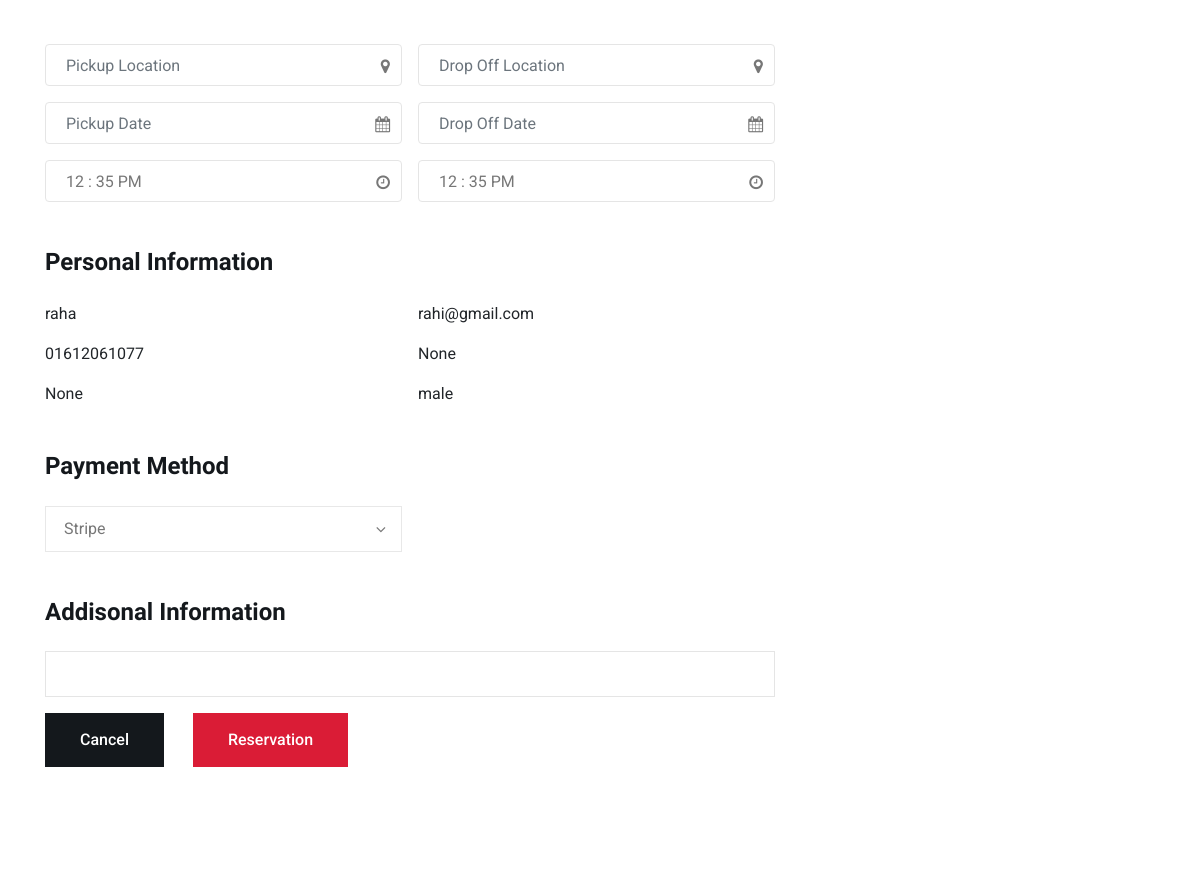
The page /reservation/add/1/ (signed in, middle part) on the database as committed earlier.
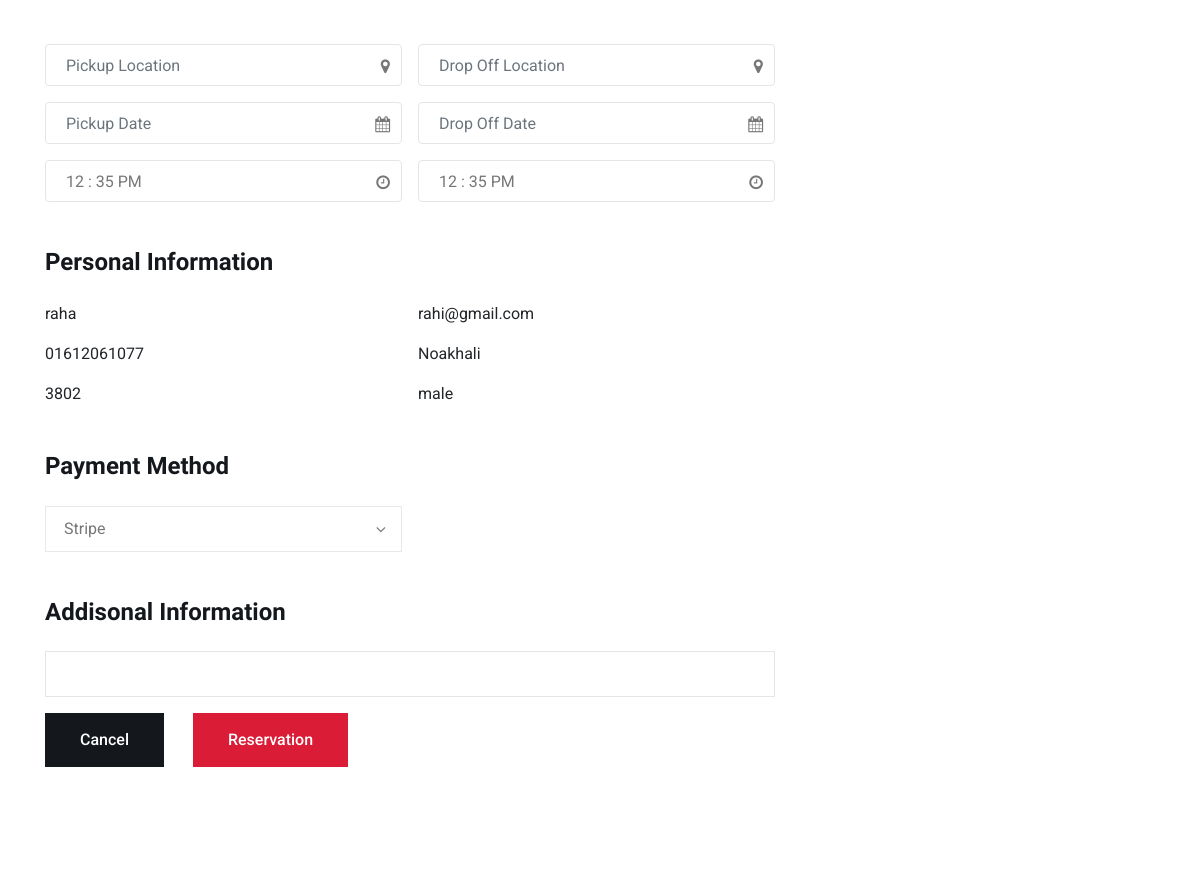
The same page on the database as committed later.
### accounts/models.py (models this page shows, shortened)
class User(AbstractBaseUser, PermissionsMixin):
    email = models.EmailField(max_length=254, unique=True, null=False)
    username = models.CharField(max_length=100, unique=True, null=False)
    phone = models.CharField(max_length=15, null=False)
    is_staff = models.BooleanField(
        ugettext_lazy('Staff Status'),
        default=False,
        help_text=ugettext_lazy('Designates whether the user can log in this site')
    )
    is_active = models.BooleanField(
        ugettext_lazy('Active'),
        default=True,
        help_text=ugettext_lazy(
            'Designate whether this user should be treated as 		active. unselect this instead of deleting accounts')
    )
    USERNAME_FIELD = 'email'
    REQUIRED_FIELDS = ['username', 'phone']
    objects = MyUserManager()

class UserProfile(models.Model):
    GENDER_CHOICES = (
        ('male', 'Male'),
        ('female', 'Female'),
    )
    user = models.OneToOneField(User, related_name='profile', on_delete=models.CASCADE)
    first_name = models.CharField(max_length=100, blank=True, null=True)
    last_name = models.CharField(max_length=100, blank=True, null=True)
    profile_image = models.ImageField(upload_to='profile/', blank=True, null=True)
    gender = models.CharField(max_length=10, choices=GENDER_CHOICES, default='male', null=True)
    address = models.TextField(blank=True, null=True)
    zipcode = models.CharField(max_length=10, blank=True, null=True)
    city = models.CharField(max_length=50, blank=True, null=True)
    country = models.CharField(max_length=50, blank=True, null=True)
    joined_at = models.DateField(auto_now_add=True)
    upated_at = models.DateField(auto_now=True)
    class Meta:
        verbose_name = "UserProfile"
        verbose_name_plural = "UserProfiles"

### booking/views.py (the view, shortened to what this page needs)
# urls.py: path('add/<int:pk>/', login_required(views.BookingView.as_view()), name='add_reservation'),
class BookingView(LoginRequiredMixin, CreateView):
    def get(self, request, *args, **kwargs):
        context = {
            'car': Car.objects.get(pk=self.kwargs['pk']),
            'benifits': ExtraBenifit.objects.all()
        }
        return render(request, "booking/reservation.html", context)

### booking/models.py (called while the page is built)
    def __str__(self):
        return self.name

### templates/booking/reservation.html (shortened to what the changed rows need)
{% extends 'base.html' %} {% load static %} {% block main %}
<section class="reservation-section pt-120 pb-120">
  <div class="container">
    <div class="row">
      <div class="col-lg-8">
        <div class="reservation-details-area">
          <div class="content">
            <form
              class="reservation-form"
              action="{% url 'booking:add_reservation' pk=car.pk %}"
              method="POST"
            >
              <div class="content-block">
                <div class="row">
                  <div class="col-lg-6 form-group">
                    {{ request.user.username }}
                  </div>
                  <div class="col-lg-6 form-group">
                    {{ request.user.email }}
                  </div>
                  <div class="col-lg-6 form-group">
                    {{ request.user.phone }}
                  </div>
                  <div class="col-lg-6 form-group">
                    {{ request.user.profile.city }}
                  </div>
                  <div class="col-lg-6 form-group">
                    {{ request.user.profile.zipcode }}
                  </div>
                  <div class="col-lg-6 form-group">
                    {{ request.user.profile.gender }}
                  </div>
                </div>
              </div>
            </form>
          </div>
        </div>
      </div>
    </div>
  </div>
</section>
{% endblock main%}

Rows that differ between the two databases and show on the page:
changed User "raha": user.profile.city "None" → "Noakhali"; user.profile.zipcode "None" → "3802"
